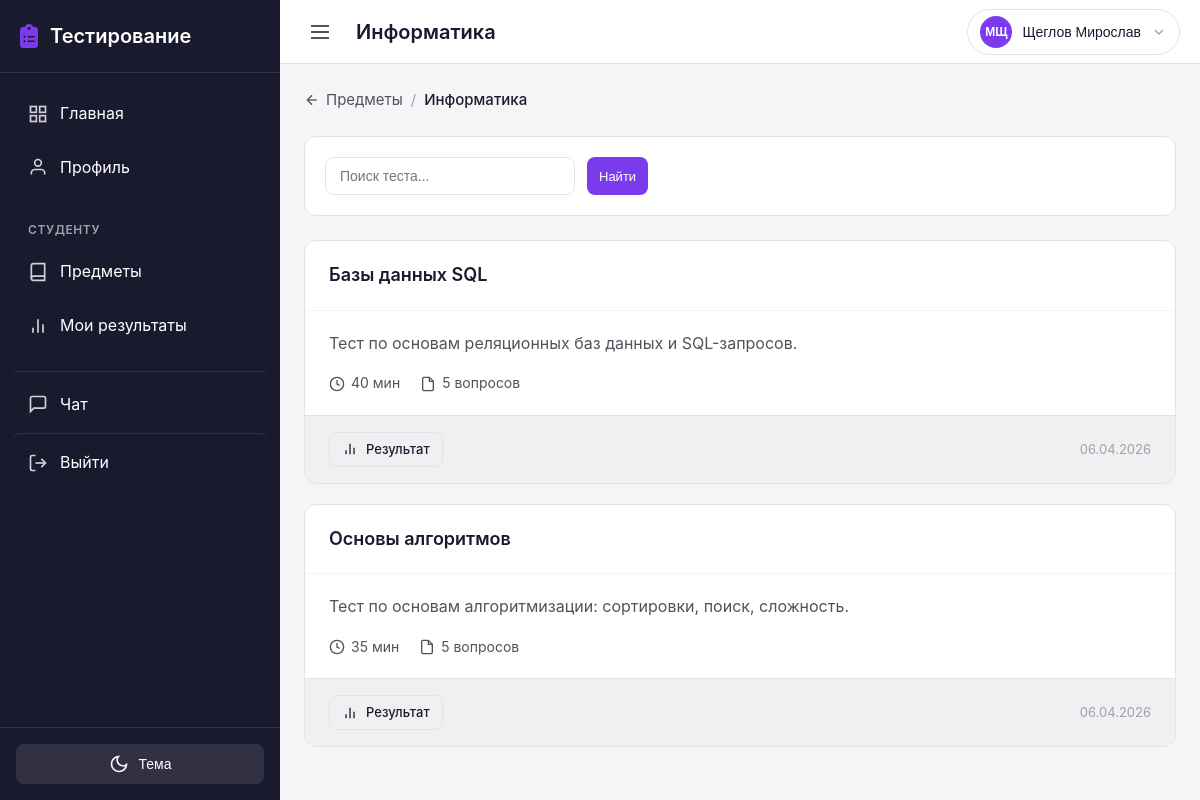
Page /student/subjects/6/ (signed in) on the earlier database version.
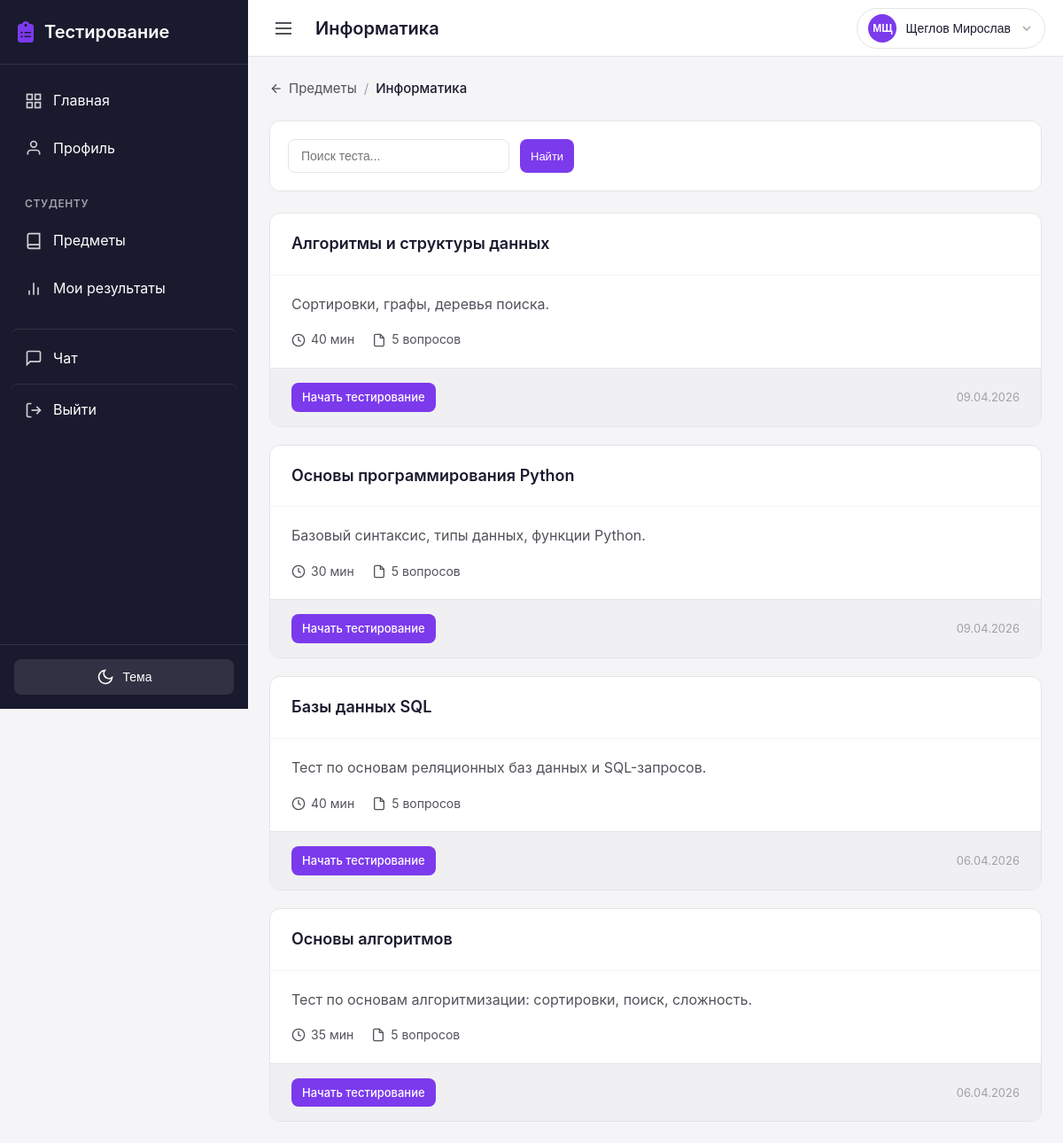
Same page on the later database version.
### tests/models.py (models this page shows, shortened)
class Test(models.Model):
    subject = models.ForeignKey(
        'groups.Subject',
        on_delete=models.CASCADE,
        related_name='tests',
        verbose_name='Предмет'
    )
    title = models.CharField(
        max_length=200,
        verbose_name='Название теста'
    )
    description = models.TextField(
        blank=True,
        verbose_name='Описание'
    )
    time_limit = models.PositiveIntegerField(
        default=60,
        verbose_name='Время на прохождение (минут)',
        help_text='Время в минутах на прохождение теста'
    )
    is_published = models.BooleanField(
        default=False,
        verbose_name='Опубликован',
        help_text='Если отмечено, тест доступен студентам'
    )
    show_correct_answers = models.BooleanField(
        default=True,
        verbose_name='Показывать правильные ответы',
        help_text='Показывать ли правильные ответы после прохождения'
    )
    shuffle_questions = models.BooleanField(
        default=False,
        verbose_name='Перемешивать вопросы',
        help_text='Если отмечено, порядок вопросов и ответов будет случайным для каждого студента'
    )
    groups = models.ManyToManyField(
        'groups.Group',
        related_name='tests',
        verbose_name='Группы',
        help_text='Группы, которым доступен тест'
    )
    created_by = models.ForeignKey(
        settings.AUTH_USER_MODEL,
        on_delete=models.CASCADE,
        related_name='created_tests',
        limit_choices_to={'role': 'teacher'},
        verbose_name='Создал преподаватель'
    )
    created_at = models.DateTimeField(
        auto_now_add=True,
        verbose_name='Дата создания'
    )
    updated_at = models.DateTimeField(
        auto_now=True,
        verbose_name='Дата обновления'
    )
    class Meta:
        verbose_name = 'Тест'
        verbose_name_plural = 'Тесты'
        ordering = ['-created_at']

### users/views.py (the view)
# urls.py: path('student/subjects/<int:subject_id>/', views.student_subject_tests, name='student_subject_tests'),
@login_required
def student_subject_tests(request, subject_id):
    from tests.models import Test
    from groups.models import Subject
    from results.models import Result
    if not request.user.is_student:
        messages.error(request, 'У вас нет доступа к этой странице')
        return redirect('dashboard')
    subject = get_object_or_404(Subject, id=subject_id, groups=request.user.profile.group if request.user.profile else None)
    user = request.user
    profile = getattr(user, 'profile', None)
    search = request.GET.get('search', '')
    completed_results = Result.objects.filter(
        student=user,
        completed_at__isnull=False
    ).select_related('test')
    completed_tests_dict = {r.test.id: r.id for r in completed_results}
    tests = Test.objects.filter(
        subject=subject,
        groups=profile.group if profile else None,
        is_published=True
    ).select_related('subject').prefetch_related('groups')
    if search:
        tests = tests.filter(title__icontains=search)
    context = {
        'subject': subject,
        'tests': tests,
        'completed_tests_dict': completed_tests_dict,
        'search': search,
    }
    return render(request, 'users/student/subject_tests.html', context)

### chat/context_processors.py (called while the page is built)
def unread_messages_count(request):
    if request.user.is_authenticated:
        count = Message.objects.filter(receiver=request.user, is_read=False).count()
        return {'total_unread_messages': count}
    return {'total_unread_messages': 0}

### testingPlatform/ngrok_skip_warning.py (called while the page is built)
    def __call__(self, request):
        request.META['HTTP_NGROK_SKIP_BROWSER_WARNING'] = 'true'
        response = self.get_response(request)
        response['ngrok-skip-browser-warning'] = 'true'
        return response

### users/models.py (called while the page is built)
    @property
    def is_teacher(self):
        return self.role == UserRole.TEACHER

    @property
    def is_student(self):
        return self.role == UserRole.STUDENT

### users/templatetags/user_tags.py (called while the page is built)
@register.filter
def get_item(dictionary, key):
    return dictionary.get(key)

### templates/users/student/subject_tests.html (shortened to what this page needs)
{% extends 'base.html' %}
{% load user_tags %}
{% block topbar_title %}{{ subject.name }}{% endblock %}
{% block content %}
<div class="tests-container">
    <div class="tests-header mb-3">
        <div class="tests-breadcrumb">
            <a href="{% url 'student_subjects' %}" class="breadcrumb-link">
                <svg width="16" height="16" viewBox="0 0 24 24" fill="none" stroke="currentColor" stroke-width="2">
                    <line x1="19" y1="12" x2="5" y2="12"></line>
                    <polyline points="12 19 5 12 12 5"></polyline>
                </svg>
                Предметы
            </a>
            <span class="breadcrumb-sep">/</span>
            <span class="breadcrumb-current">{{ subject.name }}</span>
        </div>
    </div>
    <div class="search-bar card mb-3">
        <form method="get" class="search-form">
            <div class="search-row">
                <input
                    type="text"
                    name="search"
                    class="form-input"
                    placeholder="Поиск теста..."
                    value="{{ search }}"
                >
                <button type="submit" class="btn btn-primary btn-sm">Найти</button>
            </div>
        </form>
    </div>
    {% if tests %}
        <div class="tests-list">
            {% for test in tests %}
            <div class="test-card">
                <div class="test-card-header">
                    <div class="test-card-title">
                        <h3 class="test-name">{{ test.title }}</h3>
                    </div>
                </div>
                <div class="test-card-body">
                    {% if test.description %}
                        <p class="test-description">{{ test.description|truncatewords:15 }}</p>
                    {% endif %}
                    <div class="test-card-meta">
                        <div class="test-meta-item">
                            <svg width="16" height="16" viewBox="0 0 24 24" fill="none" stroke="currentColor" stroke-width="2">
                                <circle cx="12" cy="12" r="10"></circle>
                                <polyline points="12 6 12 12 16 14"></polyline>
                            </svg>
                            <span>{{ test.time_limit }} мин</span>
                        </div>
                        <div class="test-meta-item">
                            <svg width="16" height="16" viewBox="0 0 24 24" fill="none" stroke="currentColor" stroke-width="2">
                                <path d="M14 2H6a2 2 0 0 0-2 2v16a2 2 0 0 0 2 2h12a2 2 0 0 0 2-2V8z"></path>
                                <polyline points="14 2 14 8 20 8"></polyline>
                            </svg>
                            <span>{{ test.questions.count }} вопросов</span>
                        </div>
                    </div>
                </div>
                <div class="test-card-footer">
                    {% if test.id in completed_tests_dict %}
                        <a href="{% url 'test_result_detail' completed_tests_dict|get_item:test.id %}" class="btn btn-secondary btn-sm">
                            <svg width="16" height="16" viewBox="0 0 24 24" fill="none" stroke="currentColor" stroke-width="2">
                                <line x1="18" y1="20" x2="18" y2="10"></line>
                                <line x1="12" y1="20" x2="12" y2="4"></line>
                                <line x1="6" y1="20" x2="6" y2="14"></line>
                            </svg>
                            Результат
                        </a>
                    {% else %}
                        <a href="{% url 'test_take' test.id %}" class="btn btn-primary btn-sm">
                            Начать тестирование
                        </a>
                    {% endif %}
                    <span class="test-date">{{ test.updated_at|date:"d.m.Y" }}</span>
                </div>
            </div>
            {% endfor %}
        </div>
    {% endif %}
</div>
{% endblock %}

Differences in the rows shown:
added Test: title "Алгоритмы и структуры данных", description "Сортировки, графы, деревья поиска.", time_limit "40", questions.count "5", shows "Начать тестирование", updated_at "09.04.2026"
added Test: title "Основы программирования Python", description "Базовый синтаксис, типы данных, функции Python.", time_limit "30", questions.count "5", shows "Начать тестирование", updated_at "09.04.2026"
computed for Test "Базы данных SQL": text "Результат" → "Начать тестирование"
computed for Test "Основы алгоритмов": text "Результат" → "Начать тестирование"
